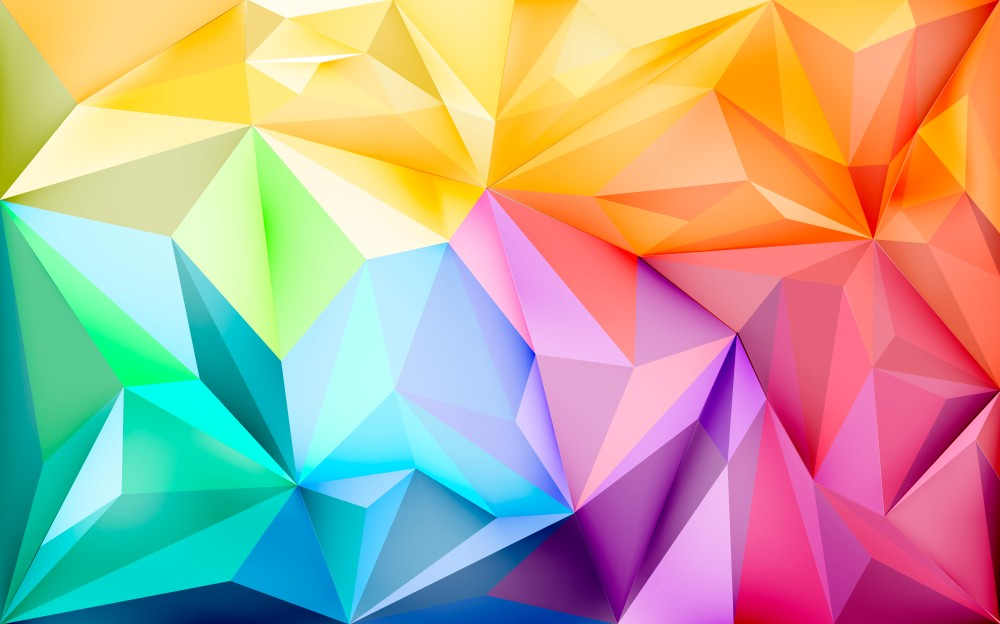
#> input picture 43362 (1).jpg, 1000 x 624 px, found by its file name
$ python color_detection.py
#> lines starting #> are read from the running program, lines starting #| are printed output that depends on the picture
import cv2
import numpy as np
import pandas as pd


# Reading the image with OpenCV
img = cv2.imread(r"C:\Users\hp\Downloads\43362 (1).jpg")
#> img is the input picture: shape (624, 1000, 3); mean B, G, R 149.6, 167.8, 184.8
img = cv2.resize(img, (800, 600))
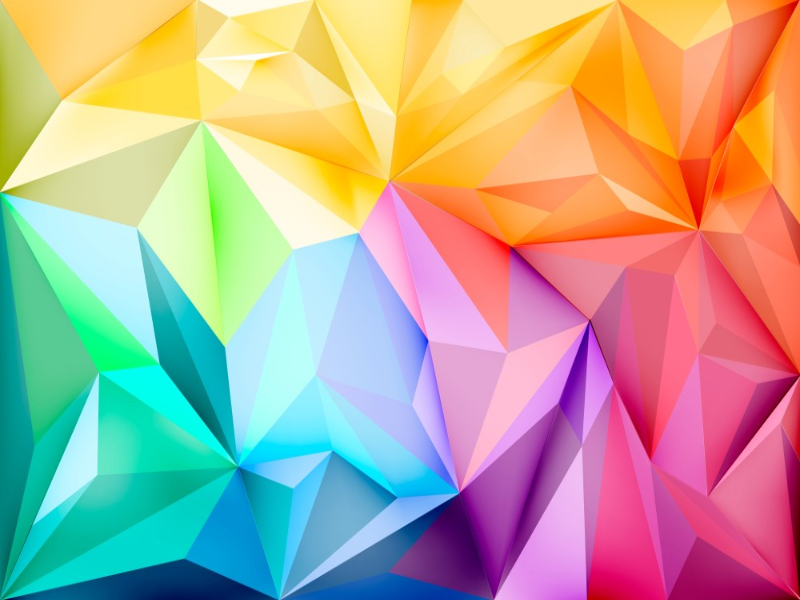
#> img: shape (600, 800, 3); mean B, G, R 149.5, 167.7, 184.7
# Declaring global variables
clicked = False
r = g = b = xpos = ypos = 0

# Reading CSV file with pandas and giving names to each column
columns = ["color", "color_name", "hex", "r", "g", "b"]
csv = pd.read_csv(r"C:\Users\hp\Downloads\python-project-color-detection\colors.csv", names=columns, header=None)
#> (reads colors.csv from the repository)


def get_color_name(r, g, b):
    """
    Function to calculate minimum distance from all colors and get the most matching color
    """
    minimum = 10000
    for i in range(len(csv)):
        d = abs(r - int(csv.loc[i, "r"])) + abs(g - int(csv.loc[i, "g"])) + abs(b - int(csv.loc[i, "b"]))
        if d <= minimum:
            minimum = d
            color_name = csv.loc[i, "color_name"]
    return color_name


def draw_function(event, x, y, flags, param):
    """
    Function to get x,y coordinates of mouse double click
    """
    global b, g, r, xpos, ypos, clicked
    if event == cv2.EVENT_LBUTTONDBLCLK:
        clicked = True
        xpos, ypos = x, y
        b, g, r = img[y, x]


cv2.namedWindow("image")
cv2.setMouseCallback("image", draw_function)

while True:
    cv2.imshow("image", img)

    if clicked:
        # Creating a rectangle to show the color in the GUI
        cv2.rectangle(img, (20,20), (750,60), (int(b), int(g), int(r)), -1)

        # Creating text string to display (color name and RGB values)
        color_name = get_color_name(r, g, b)
        text = f"{color_name} R={r} G={g} B={b}"

        # If the color is light, we display the text in black color
        font_color = (0, 0, 0) if r + g + b >= 600 else (255, 255, 255)
        cv2.putText(img, text, (50, 50), cv2.FONT_HERSHEY_SIMPLEX, 0.8, font_color, 2, cv2.LINE_AA)

        clicked = False

    # Break the loop when the user hits 'esc' key
    if cv2.waitKey(20) == 27:
#> (key Esc is pressed here)
        break

cv2.destroyAllWindows()
